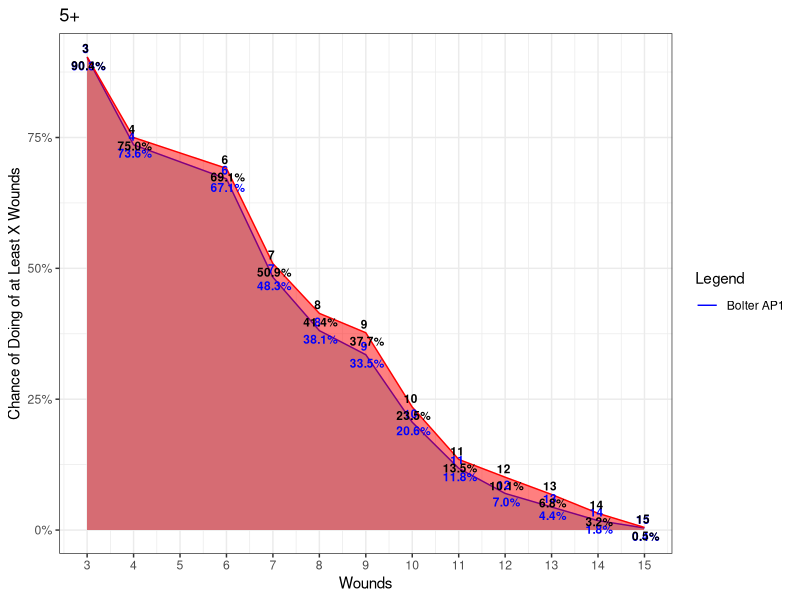

Recreate this plot in R.
library(tidyverse)
library(scales)
library(glue)
#library(textclean)

Attacks <- 5
BS <- 3
NormalDamage <- 4
CritDamage <- 5
Save <- 3
Defense <- 3
k <- 1000
p <- 1
Piercing <- 0
AP <- 0
Cover <- 0
Rerolls <- ''
Rending <- 0
Starfire <- 0
MW <- 0
Lethal <- 0
FNP <- 0
NSaves <- 3
Hits <- 0


Rolls <- c(6, 6, 1, 1, 4)
Saves <- c(6, 5, 5)
RangedSim <-
  function(Attacks,
           BS,
           NormalDamage,
           CritDamage,
           Save,
           Defense,
           k,
           Name,
           Piercing,
           AP,
           Cover,
           Rerolls,
           Rending,
           Starfire,
           MW,
           Lethal,
           FNP) {
    Output <- do.call(rbind, lapply(1:k, function(p) {
      set.seed(SeedH[p])
      Rolls <- sample(1:6, Attacks, replace = T)
      set.seed(SeedS[p])
      #Lethal
      CritNumber <- ifelse(Lethal > 0, Lethal, 6)

      
      
      
      #Rerolls
      Rolls <-
        if (Rerolls == 'C') {
          as.numeric(c(Rolls[Rolls>=BS],sample(1:6, length(Rolls[Rolls==1]), replace = T)))
        } else if (Rerolls == 'R') {
          as.numeric(c(Rolls[Rolls>=BS],sample(1:6, length(Rolls[Rolls<BS]), replace = T)))
        } else{
          Rolls
        }
      Rolls <- sort(Rolls)
      Rolls[1] <-
        if (Rerolls == 'B') {
          ifelse(sort(Rolls)[1] < BS, sample(1:6, 1, replace = T), sort(Rolls)[1])
        } else{
          Rolls[1]
        }
      
      Hits <- as.numeric(length(Rolls[Rolls >= BS & Rolls < CritNumber]))
      Crits <- as.numeric(length(Rolls[Rolls >= CritNumber]))
      #Piercing and AP
      DefenseUse <-
        if (Piercing > 0 &
            Piercing >= AP &
            Crits > 0) {
          Defense - Piercing
        } else if (AP > 0) {
          Defense - AP
        } else {
          Defense
        }
      DefenseUse <- if (Cover > 0) {
        DefenseUse - Cover
      } else{
        DefenseUse
      }
      Saves <- sample(1:6, DefenseUse, replace = T)
      
      #Rending
      Rends <- ifelse(Rending == 1 & Crits >=1 & Hits >= 1,1,0)
      Crits <- ifelse(Rends == 1,Crits+1,Crits)
      Hits <- ifelse(Rends == 1, Hits-1, Hits)
      
      #Starfire
      Exploit <- ifelse(Starfire == 1 & (Crits + Hits) < Attacks & Crits >=1, 1, 0)
      Hits <- ifelse(Exploit == 1, Hits+1, Hits)
      
      #Mortal Wounds
      Mortals <- MW * Crits
      
      
      
      NSaves <- as.numeric(length(Saves[Saves >= Save & Saves < 6]))
      NSaves <- if (Cover > 0) {
        NSaves + Cover
      }else{
        NSaves
      }
      CSaves <- as.numeric(length(Saves[Saves == 6]))
      #FIX FOR MELTAS

      
      CritO <- ifelse(Crits - CSaves >= 0 & CritDamage >= NormalDamage, Crits - CSaves, 0)
      C2H <- ifelse(CSaves > Crits & CritDamage >= NormalDamage, CSaves - Crits, 0)
      C2H <- ifelse(CritDamage < NormalDamage, max(CSaves,Hits-NSaves),C2H)
      
      H2C <-
        ifelse(CritO > 0 &
                 NSaves - Hits >= 1 &
                 CritDamage >= NormalDamage & 
                 NSaves >= 2,
               2,
               0)
      CritO <- CritO - H2C/2
        # ifelse(CritO > 0 &
        #          Hits - NSaves <= -1 &
        #          CritDamage > NormalDamage & 
        #          NSaves >= 2,
        #        CritO - 1,
        #        CritO)
      
      NSaves <- NSaves - H2C
      HitO <- max(0,Hits - NSaves-C2H)
      H2C2 <- ifelse(NSaves - Hits >= 2 & CritDamage <= 2*NormalDamage, floor((NSaves-Hits)/2),0)
      H2C2 <- ifelse(CritDamage > 2*NormalDamage, floor((NSaves-Hits)/2),H2C2)
      CritO <- max(0,CritO-H2C2)
      NSaves <- NSaves - H2C2*2
      #REDO THIS PART
      # H2C2 <-
      #   ifelse(NSaves - Hits > 0 & CritDamage >= NormalDamage, floor((NSaves - Hits) / 2), 0)
      # CritO <- CritO - (H2C + H2C2)
      # NSaves <- NSaves - ifelse(NSaves - Hits > 0 & CritDamage >= NormalDamage, floor((NSaves - Hits)), 0)
      # HitO <-
      #   ifelse((Hits) - (NSaves + C2H) >= 0, (Hits) - (NSaves + C2H), 0)
      NDamage <- ifelse(HitO * NormalDamage > 0, HitO * NormalDamage, 0)
      CDamage <- ifelse(CritO * CritDamage > 0, CritO * CritDamage, 0)
      Damage <- ifelse(NDamage + CDamage < 0, 0, NDamage + CDamage) + Mortals
      
      #FNP
      FNPRolls<- sample(1:6,Damage, replace = T)
      Damage <- ifelse(FNP > 0, Damage - length(FNPRolls[FNPRolls>=FNP]),Damage)
      DamageOutput <-
        as.data.frame(Damage)
      # if (Damage > 20) {
      #   print(Rolls)
      # }
      # if (Damage > 20) {
      #   print(Saves)
      # }
      return(DamageOutput)
    }))
    
    
    #m <- 3
    OutputProb <-
      do.call(rbind, lapply(unique(c(
        0, unique(Output$Damage)
      )), function(m) {
        TotalDamage <- Output %>% filter(Damage == m) %>% nrow()
        DamageNumber <- Output %>% filter(Damage >= m) %>% nrow() / k
        DamageNumber <-
          as.data.frame(DamageNumber) %>% mutate(Number = m,
                                                 Events = TotalDamage,
                                                 Number2 = m)
        return(DamageNumber)
      }))
    Number <- c(min(OutputProb$Number):max(OutputProb$Number))
    NumberVector <- as.data.frame(Number)
    OutputProb <-
      left_join(NumberVector, OutputProb) %>% fill(DamageNumber, .direction = 'up') %>% fill(Events, .direction = 'up')
    return(OutputProb)
  }

Gun2Chart <- function(W3, Title){
  
  colors <- c("blue", "red")
  names(colors) <- c(A,B)
  
  
  W3 <- full_join(W1, W2, by = "Number") %>% filter(Number > 0) %>% arrange(Number) %>%
    fill(DamageNumber.x, .direction = 'up') %>%
    fill(DamageNumber.y, .direction = 'up')
  colnames(W3)[c(2,5)] <- c('W1',"W2")
ComparisonChart <- ggplot(W3) +
  geom_area(
    aes(x = Number, y = W1, fill = Name),
    stat = "identity",
    color = 'blue',
    fill = 'light blue'
  ) +
  geom_line(
    aes(x = min(Number), y = min(W1), color = A)
  ) +
  geom_area(
    aes(x = Number, y = W2, fill = Name),
    stat = "identity",
    color = 'red',
    fill = 'red',
    alpha = .5
  ) +
  geom_text(
    aes(
      label = paste(Number, '\n', scales::percent(W1, .1)),
      x = Number,
      y = W1
    ),
    colour = "blue",
    fontface = "bold",
    size = 3
  ) +
  geom_text(
    aes(
      label = paste(Number, '\n', scales::percent(W2, .1)),
      x = Number,
      y = W2
    ),
    colour = "black",
    fontface = "bold",
    size = 3
  ) +
  scale_x_continuous(breaks = round(seq(min(W3$Number), max(W3$Number), by = 1), 1)) +
  scale_y_continuous(labels = scales::percent, limits = c(0, max(c(W3$W1, W3$W2)))) +
  theme_bw() +
  xlab('Wounds') +
  ylab('Chance of Doing of at Least X Wounds') +
  labs(color = "Legend", title = C) +
  scale_color_manual(values = colors)
return(ComparisonChart)
}
k <- 1000
SeedH <- sample(1:k, k, replace = TRUE)
SeedS <- sample(1:k, k, replace = TRUE)

# Attacks,
# BS,
# NormalDamage,
# CritDamage,
# Save,
# Defense,
# k,
# Name


A <- 'Bolter AP1'
B <- 'Ceaseless Bolter'
C <- '5+'

W1 <- RangedSim(Attacks = 4,
                BS = 3,
                NormalDamage = 3,
                CritDamage = 4,
                Save = 5,
                Defense = 3,
                k = k,
                Name = A,
                Piercing = 0,
                AP = 1,
                Cover = 0,
                Rerolls = '',
                Rending = 0,
                Starfire = 0,
                MW = 0,
                Lethal = 0,
                FNP = 0
) %>% filter(Number2 > 0)

W2 <- RangedSim(Attacks = 4,
                BS = 3,
                NormalDamage = 3,
                CritDamage = 4,
                Save = 5,
                Defense = 3,
                k = k,
                Name = B,
                Piercing = 0,
                AP = 0,
                Cover = 0,
                Rerolls = 'C',
                Rending = 0,
                Starfire = 0,
                MW = 0,
                Lethal = 0,
                FNP = 0
) %>% filter(Number2 > 0)


Gun2Chart(W3, C)
